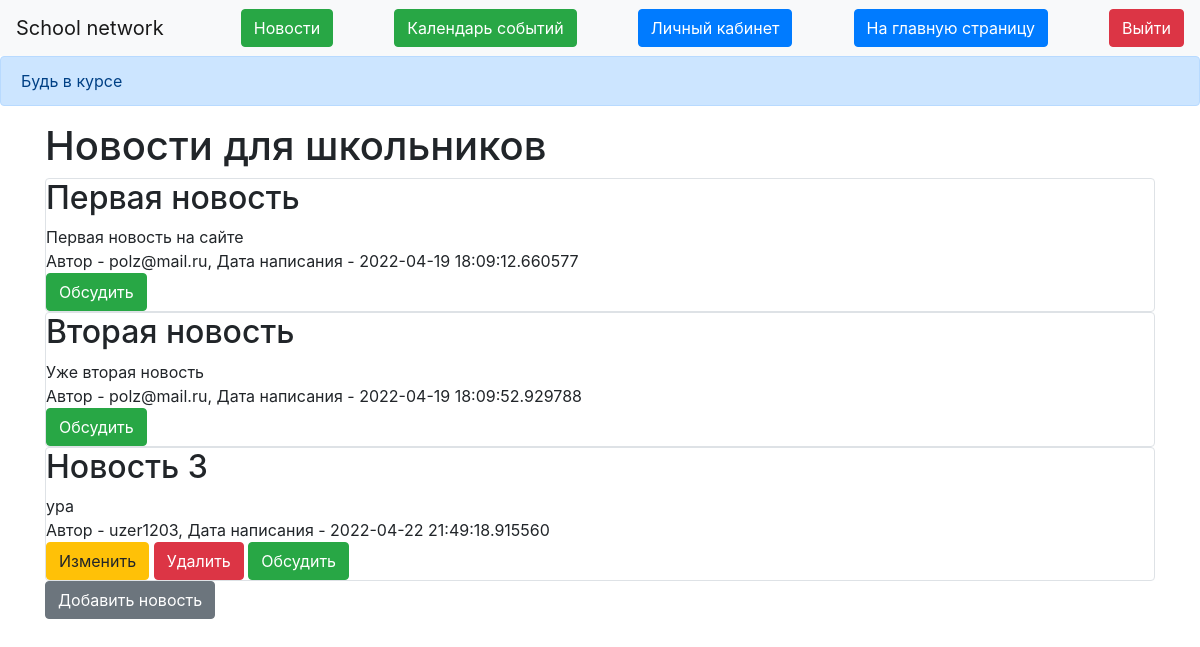
The page /news (signed in) on the database its author committed.
### data/news.py (models this page shows)
class News(SqlAlchemyBase):
    __tablename__ = 'news'
    id = sqlalchemy.Column(sqlalchemy.Integer,
                           primary_key=True, autoincrement=True)
    title = sqlalchemy.Column(sqlalchemy.String, nullable=True)
    content = sqlalchemy.Column(sqlalchemy.String, nullable=True)
    created_date = sqlalchemy.Column(sqlalchemy.DateTime,
                                     default=datetime.datetime.now)
    for_which_form = sqlalchemy.Column(sqlalchemy.Boolean, default=True)
    user_id = sqlalchemy.Column(sqlalchemy.Integer,
                                sqlalchemy.ForeignKey("users.id"))
    is_news = sqlalchemy.Column(sqlalchemy.Boolean, default=True)
    user = orm.relation('User')

### data/users.py (models this page shows, shortened)
class User(SqlAlchemyBase, UserMixin):
    __tablename__ = 'users'
    id = sqlalchemy.Column(sqlalchemy.Integer,
                           primary_key=True, autoincrement=True)
    name = sqlalchemy.Column(sqlalchemy.String, nullable=True)
    about = sqlalchemy.Column(sqlalchemy.String, nullable=True)
    email = sqlalchemy.Column(sqlalchemy.String,
                              index=True, unique=True, nullable=True)
    hashed_password = sqlalchemy.Column(sqlalchemy.String, nullable=True)
    created_date = sqlalchemy.Column(sqlalchemy.DateTime,
                                     default=datetime.datetime.now)
    is_teacher = sqlalchemy.Column(sqlalchemy.Boolean, default=True)
    news = orm.relation("News", back_populates='user')

### main.py (the view)
@app.route("/news")
def index():
    db_session.global_init("db/blogs.db")
    db_sess = db_session.create_session()
    news = db_sess.query(News)
    teacher = db_sess.query(User).filter(User.id == current_user.id)
    return render_template("news.html", news=news, teacher=teacher)

### data/db_session.py (called while the page is built, shortened)
def global_init(db_file):
    global __factory
    if __factory:
        return

def create_session() -> Session:
    global __factory
    return __factory()

### main.py (called while the page is built)
@login_manager.user_loader
def load_user(user_id):
    db_sess = db_session.create_session()
    return db_sess.query(User).get(user_id)

### templates/news.html
{% extends "base.html" %}
{% block content %}
<h1>Новости для школьников</h1>
{% for item in news%}
<div class="col-md6 border rounded">
    <h2>{{item.title}}</h2>
    <div>
        {{item.content}}
    </div>
    <div>
        Автор - {{item.user.name}}, Дата написания - {{item.created_date}}
    </div>
    {% if current_user.is_authenticated and current_user == item.user %}
    <div>
        <a href="/news/{{ item.id }}" class="btn btn-warning">
            Изменить
        </a>
        <a href="/news_delete/{{ item.id }}" class="btn btn-danger">
            Удалить
        </a>
        <a class="btn btn-success" href="/obs/{{ item.id }}">Обсудить</a>
    </div>
    {% else %}
    <a class="btn btn-success" href="/obs/{{ item.id }}">Обсудить</a>
    {% endif %}
</div>
{% endfor %}
{% if current_user.is_authenticated%}
{% for i in teacher%}
{%if i.is_teacher == True%}
<a href="/news_add" class="btn btn-secondary">Добавить новость</a>
{%endif%}
{%endfor%}
{% endif %}
{% endblock %}

### rows shown on the page
News: title "Первая новость", content "Первая новость на сайте", user.name "polz@mail.ru", created_date "2022-04-19 18:09:12.660577"
News: title "Вторая новость", content "Уже вторая новость", user.name "polz@mail.ru", created_date "2022-04-19 18:09:52.929788"
News: title "Новость 3", content "ура", user.name "uzer1203", created_date "2022-04-22 21:49:18.915560"
User: is_teacher "Добавить новость"
